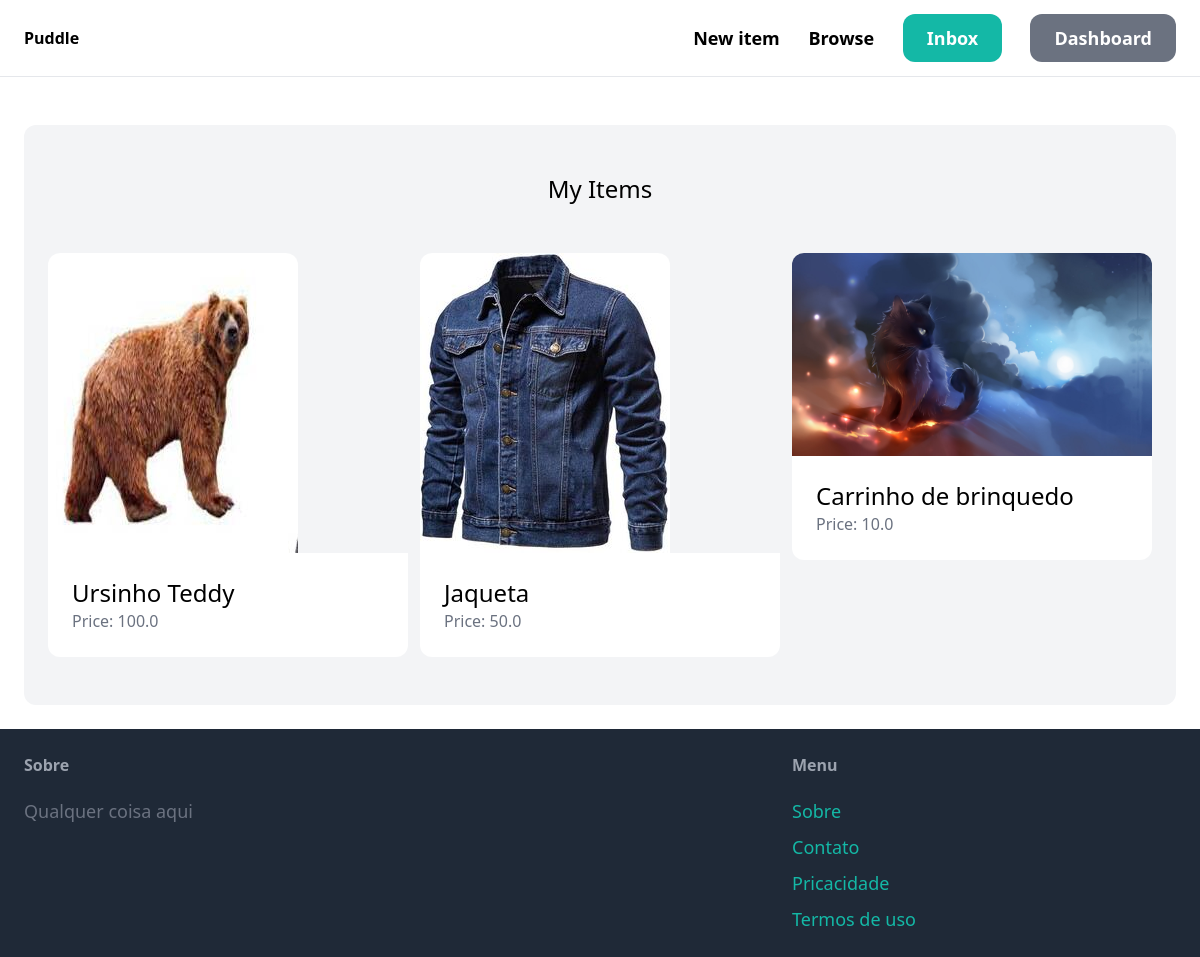
The page /dashboard (signed in) on the database its author committed.
### item/models.py (models this page shows, shortened)
class Item(models.Model):
    category = models.ForeignKey(Category,related_name='items', on_delete=models.CASCADE)
    name = models.CharField(max_length=255)
    description = models.TextField(blank=True, null=True)
    price = models.FloatField()
    image = models.ImageField(upload_to='item_images',blank=True,null=True)
    is_sold = models.BooleanField(default=False)
    created_at = models.DateTimeField(auto_now_add=True)
    created_by = models.ForeignKey(User,related_name ='items', on_delete = models.CASCADE)

### dashboard/views.py (the view)
# urls.py: path("",views.index,name="index"),
@login_required
def index(request):
    items = Item.objects.filter(created_by=request.user)
    return render(request,'dashboard/index.html',{
        'items':items,
    })

### dashboard/templates/dashboard/index.html (shortened to what this page needs)
{% extends 'core/base.html'%}
{% block content %}
    <div class="mt-6 px-6 py-12 bg-gray-100 rounded-xl">
        <h2 class="mb-12 text-2xl text-center"> My Items</h2>
        <div class="grid grid-cols-3 gap-3">
            {% for item in items %}
                <div>
                    <a href="{% url "item:detail" item.id %}">
                        <div>
                            <img src="{{item.image.url}}" class="rounded-t-xl">
                        </div>
                        <div class="p-6 bg-white rounded-b-xl">
                            <h2 class="text-2xl">{{item.name}}</h2>
                            <p class="text-gray-500">Price: {{item.price}}</p>
                        </div>
                    </a>
                </div>
            {% endfor %}
        </div>
    </div>
{% endblock %}

### rows shown on the page
Item: image (picture), name "Ursinho Teddy", price "100.0"
Item: image (picture), name "Jaqueta", price "50.0"
Item: image (picture), name "Carrinho de brinquedo", price "10.0"
